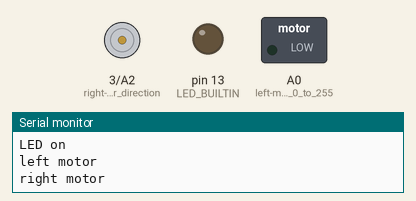
Bench run of a sketch on a simulated Arduino Uno, built with avr-gcc and run on an emulated ATmega328P. On the bench: direction and speed pins drawn as motors (green arrow = direction pin HIGH = forward, orange = LOW = backward, longer = more drive), switched loads named in the sketch (green lamp = pin HIGH), output pins drawn as LEDs (lit = HIGH), the last lines printed to the serial monitor. Pins used as bus, display or sensor lines are not drawn.

Above: at 12.0 s.
At 20.5 s:
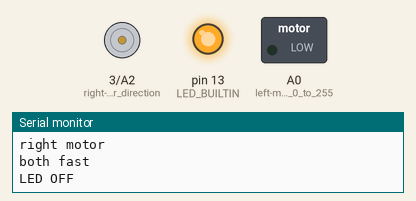
Timing chart, 0 to 28.1 s (numbered marks = the images above):
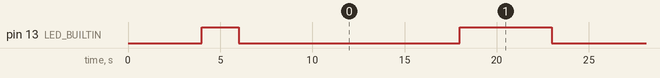

The sketch:

dual-04-motor-test.ino
```cpp
// (licence header left out)
// for now reference at https://github.com/hpssjellis/particle.io-photon-high-school-robotics/tree/master/a11-dc-motor-drivers
// although pin names wrong

// You are suppossed to get it working using the web-app
// Draw your circuit diagram first
// This program will just tell you if  the connections are working
// See https://www.pololu.com/product/1451 for assistance

// On motor driver board LED goes red for one direction and green for the other


#include <Arduino.h> // Only needed by https://platformio.org/
//#include <Servo.h>
//#include <ESP32Servo.h>

//Servo myServo_D2;


void setup() {

   // myServo_D2.attach(D2); // D2 should do PWM on Portenta

    Serial.begin(115200);
    pinMode(A0, OUTPUT);  // left-motor PWM 0 to 255
    pinMode(1, OUTPUT);   // left-Motor direction

    pinMode(A2, OUTPUT);   // right-motor PWM 0 to 255
    pinMode(3, OUTPUT);   // right-Motor direction


    pinMode(LED_BUILTIN, OUTPUT);

    // to connect wires and put car on ground
    delay(1000);
    Serial.println("Just wait");
    digitalWrite(LED_BUILTIN, LOW);
    delay(3000);
    digitalWrite(LED_BUILTIN, HIGH);
    delay(2000);

}

void loop() {

    Serial.println("LED on");
    digitalWrite(LED_BUILTIN, LOW);

    Serial.println("left motor");
    digitalWrite(1, HIGH);   // HIGH backqwards, LOW forwards, set left-motor-direction
    analogWrite(A0, 100);   // left-motor
    delay(1000);
    analogWrite(A0, 0);     // stop
    delay(3000);

    Serial.println("right motor");
    digitalWrite(3, HIGH);    // set left-motor-direction
    analogWrite(A2, 100);   // right-motor
    delay(1000);
    analogWrite(A2, 0);     // stop
    delay(3000);

    Serial.println("both fast");
    digitalWrite(1, LOW);     // set left-motor-direction
    analogWrite(A0, 100);     // left-motor
    digitalWrite(3, LOW);     // set left-motor-direction
    analogWrite(A2, 100);     // right-motor
    delay(1000);
    analogWrite(A0, 0);       // left-motor
    analogWrite(A2, 0);       // right-motor
    delay(3000);

    Serial.println("LED OFF");
    digitalWrite(LED_BUILTIN, HIGH);
    delay(5000);            // wait 9 seconds

}
```

Measured:
- by itself, pin 13 (LED_BUILTIN): alternates HIGH for 5.0 s and LOW for 12.0 s
- by itself, everything shown: repeats every 17.0 s, in 4 steps
